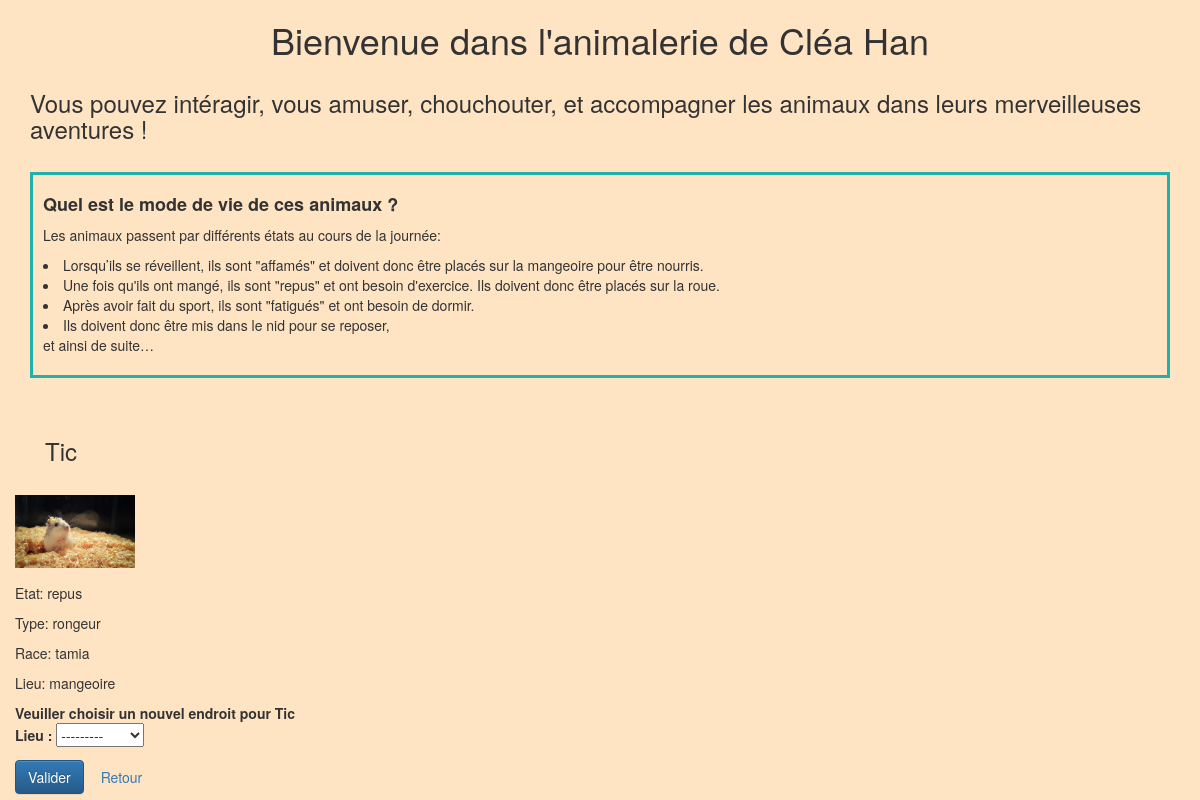
The app's page /animal/Tic/ with its own data.
### animalerie/models.py (models this page shows, shortened)
class Animal(models.Model):
    id_animal = models.CharField(max_length=100, primary_key=True)
    etat = models.CharField(max_length=20)
    type = models.CharField(max_length=20)
    race = models.CharField(max_length=20)
    photo = models.CharField(max_length=200)
    lieu = models.ForeignKey(Equipement, on_delete=models.CASCADE)

class Equipement(models.Model):
    id_equip = models.CharField(max_length=100, primary_key=True)
    disponibilite = models.CharField(max_length=20)
    photo = models.CharField(max_length=200)
    def __str__(self):
        return self.id_equip

### animalerie/views.py (the view)
# urls.py: path('animal/<str:id_animal>/', views.post_detail, name='post_detail'),
def post_detail(request, id_animal):
    animal = get_object_or_404(Animal, id_animal=id_animal)
    lieu = animal.lieu
    form=MoveForm()
    if request.method == "POST":
        ancien_lieu = get_object_or_404(Equipement, id_equip=animal.lieu.id_equip)
        form = MoveForm(request.POST, instance=animal)
        if form.is_valid():
            form.save(commit=False)
            nouveau_lieu = get_object_or_404(Equipement, id_equip=animal.lieu.id_equip)
            if nouveau_lieu.disponibilite=="libre" and nouveau_lieu.id_equip=="mangeoire" and animal.etat=='affame':
                animal.etat="repus"
                animal.save()
                nouveau_lieu.disponibilite="occupe"
                nouveau_lieu.save()
                messages.add_message(request, messages.SUCCESS, 'Votre animal a bien été déplacé dans la mangeoire !')
            elif nouveau_lieu.disponibilite=="libre" and nouveau_lieu.id_equip=="roue" and animal.etat=='repus':
                ancien_lieu.disponibilite="libre"
                ancien_lieu.save()
                animal.etat="fatigue"
                animal.save()
                nouveau_lieu.disponibilite = "occupe"
                nouveau_lieu.save()
                messages.add_message(request, messages.SUCCESS, 'Votre animal a bien été déplacé dans la roue !')
            elif nouveau_lieu.disponibilite=="libre" and nouveau_lieu.id_equip=="nid" and animal.etat=='fatigue':
                ancien_lieu.disponibilite="libre"
                ancien_lieu.save()
                animal.etat="endormi"
                animal.save()
                nouveau_lieu.disponibilite = "occupe"
                nouveau_lieu.save()
                messages.add_message(request, messages.SUCCESS, 'Votre animal a bien été déplacé dans le nid !')
            elif nouveau_lieu.disponibilite=="libre" and nouveau_lieu.id_equip=="litiere" and animal.etat=='endormi':
                ancien_lieu.disponibilite="libre"
                ancien_lieu.save()
                animal.etat="affame"
                animal.save()
                nouveau_lieu.disponibilite = "libre"
                nouveau_lieu.save()
                messages.add_message(request, messages.SUCCESS, 'Votre animal a bien été déplacé dans la litière !')
            elif nouveau_lieu==ancien_lieu:
                messages.add_message(request, messages.WARNING, 'Votre animal est déjà à cet endroit.')
            else :
                print('message')
                messages.add_message(request, messages.ERROR, 'Désolé, vous ne pouvez pas déplacer cet animal à cet endroit.')
        return redirect('post_detail', id_animal=id_animal)
    else:
        form = MoveForm()
        return render(request,
                  'animalerie/post_detail.html',
                  {'animal': animal, 'lieu': lieu, 'form': form})

### animalerie/forms.py
class MoveForm(forms.ModelForm):
    class Meta:
        model = Animal
        fields = ('lieu',)

### animalerie/templates/animalerie/post_detail.html (shortened to what this page needs)
{% extends 'animalerie/base.html' %}
{% load static %}
{% block content %}
<div class="cards_ani">
    <article class="card">
        <header>
            <h3> {{ animal.id_animal }} </h3>
        </header>
        <img src='../../{{animal.photo}}' style="max-width: 120px; max-height: 100px; margin-bottom: 15px;" alt="Pas d'image"/>
        <p>Etat: {{ animal.etat }}</p>
        <p>Type: {{animal.type}} </p>
        <p>Race: {{animal.race}} </p>
        <p>Lieu: {{ animal.lieu }}</p>
    </article>
</div>
<form method="POST" class="post-form"> {% csrf_token %}
    <b> Veuiller choisir un nouvel endroit pour {{ animal.id_animal }} </b>
    {{ form.as_p }}
    <button type="submit" class="btn btn-primary">Valider</button>
    <a href="{% url 'animal_list' %}" class="btn btn-secondary" role="button">Retour</a>
</form>
</div>
{% endblock %}

### animalerie/static/css/animalerie.css (style rules this page uses)
body { background-color: bisque; }
h3 { margin: 30px; }

### records on screen
Animal: id_animal "Tic", photo (picture), etat "repus", type "rongeur", race "tamia", lieu "mangeoire"
